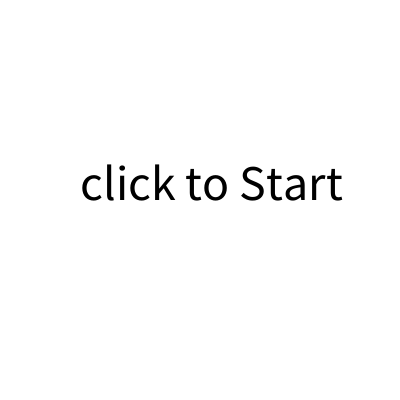
Frame 1 (no input)
Frame 60 (the mouse pressed at the canvas centre just before this capture): identical to frame 1, image omitted
Frame 120 (the mouse held since frame 60 and released just before this capture): blank canvas, image omitted

The Processing sketch that drew this single still picture (run headless with seeded random() and noise(); from frame 60 on, the mouse is pressed at the canvas centre):

// Processing sketch: week11_4
// ── week11_4.pde
int state = 0;//0=white,1=red,2=blue
void setup(){
 size(400,400);
 textSize(50);
}
void draw(){
  if(state==0){//第0關白色
   background(255);
   fill(0); text("click to Start",80,200);
  }else if(state==1){//第1關紅色
    background(255,0,0);
  }else if(state==2){//第2關藍色
    background(0,0,255);
  }
}
void mousePressed(){
 if(state==0) state=1; 
}
